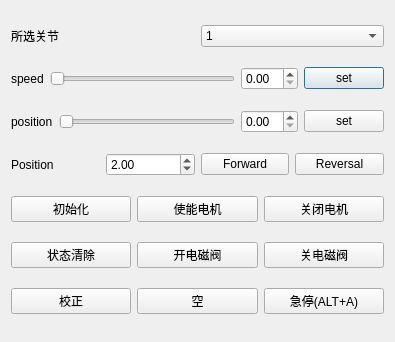
<?xml version="1.0" encoding="UTF-8"?>
<ui version="4.0">
 <class>SingleJointControl</class>
 <widget class="QDialog" name="SingleJointControl">
  <property name="geometry">
   <rect>
    <x>0</x>
    <y>0</y>
    <width>395</width>
    <height>342</height>
   </rect>
  </property>
  <property name="windowTitle">
   <string>Dialog</string>
  </property>
  <layout class="QVBoxLayout" name="verticalLayout">
   <item>
    <layout class="QHBoxLayout" name="horizontalLayout_2">
     <item>
      <widget class="QLabel" name="label">
       <property name="text">
        <string>所选关节</string>
       </property>
      </widget>
     </item>
     <item>
      <widget class="QComboBox" name="comboBox">
       <item>
        <property name="text">
         <string>1</string>
        </property>
       </item>
       <item>
        <property name="text">
         <string>2</string>
        </property>
       </item>
       <item>
        <property name="text">
         <string>3</string>
        </property>
       </item>
       <item>
        <property name="text">
         <string>4</string>
        </property>
       </item>
       <item>
        <property name="text">
         <string>5</string>
        </property>
       </item>
       <item>
        <property name="text">
         <string>6</string>
        </property>
       </item>
       <item>
        <property name="text">
         <string>7</string>
        </property>
       </item>
       <item>
        <property name="text">
         <string>8</string>
        </property>
       </item>
       <item>
        <property name="text">
         <string>9</string>
        </property>
       </item>
       <item>
        <property name="text">
         <string>10</string>
        </property>
       </item>
       <item>
        <property name="text">
         <string>11</string>
        </property>
       </item>
       <item>
        <property name="text">
         <string>12</string>
        </property>
       </item>
       <item>
        <property name="text">
         <string>13</string>
        </property>
       </item>
       <item>
        <property name="text">
         <string>14</string>
        </property>
       </item>
       <item>
        <property name="text">
         <string>15</string>
        </property>
       </item>
       <item>
        <property name="text">
         <string>16</string>
        </property>
       </item>
      </widget>
     </item>
    </layout>
   </item>
   <item>
    <layout class="QHBoxLayout" name="horizontalLayout_29">
     <item>
      <widget class="QLabel" name="speedLabel">
       <property name="sizePolicy">
        <sizepolicy hsizetype="Fixed" vsizetype="Preferred">
         <horstretch>0</horstretch>
         <verstretch>0</verstretch>
        </sizepolicy>
       </property>
       <property name="text">
        <string>speed</string>
       </property>
      </widget>
     </item>
     <item>
      <widget class="DoubleSlider" name="speedHorizontalSlider">
       <property name="sizePolicy">
        <sizepolicy hsizetype="Expanding" vsizetype="Fixed">
         <horstretch>0</horstretch>
         <verstretch>0</verstretch>
        </sizepolicy>
       </property>
       <property name="orientation">
        <enum>Qt::Horizontal</enum>
       </property>
      </widget>
     </item>
     <item>
      <widget class="QDoubleSpinBox" name="speedDoubleSpinBox">
       <property name="sizePolicy">
        <sizepolicy hsizetype="Fixed" vsizetype="Fixed">
         <horstretch>0</horstretch>
         <verstretch>0</verstretch>
        </sizepolicy>
       </property>
       <property name="toolTip">
        <string>The unit is rpm</string>
       </property>
       <property name="suffix">
        <string/>
       </property>
       <property name="singleStep">
        <double>0.010000000000000</double>
       </property>
       <property name="value">
        <double>0.000000000000000</double>
       </property>
      </widget>
     </item>
     <item>
      <widget class="QPushButton" name="speedSetButton">
       <property name="sizePolicy">
        <sizepolicy hsizetype="Fixed" vsizetype="Fixed">
         <horstretch>0</horstretch>
         <verstretch>0</verstretch>
        </sizepolicy>
       </property>
       <property name="text">
        <string>set</string>
       </property>
      </widget>
     </item>
    </layout>
   </item>
   <item>
    <layout class="QHBoxLayout" name="horizontalLayout_27">
     <item>
      <widget class="QLabel" name="positionLabel">
       <property name="sizePolicy">
        <sizepolicy hsizetype="Fixed" vsizetype="Preferred">
         <horstretch>0</horstretch>
         <verstretch>0</verstretch>
        </sizepolicy>
       </property>
       <property name="text">
        <string>position</string>
       </property>
      </widget>
     </item>
     <item>
      <widget class="DoubleSlider" name="positionHorizontalSlider">
       <property name="sizePolicy">
        <sizepolicy hsizetype="Expanding" vsizetype="Fixed">
         <horstretch>0</horstretch>
         <verstretch>0</verstretch>
        </sizepolicy>
       </property>
       <property name="orientation">
        <enum>Qt::Horizontal</enum>
       </property>
      </widget>
     </item>
     <item>
      <widget class="QDoubleSpinBox" name="positionDoubleSpinBox">
       <property name="sizePolicy">
        <sizepolicy hsizetype="Fixed" vsizetype="Fixed">
         <horstretch>0</horstretch>
         <verstretch>0</verstretch>
        </sizepolicy>
       </property>
       <property name="toolTip">
        <string>The unit is degree</string>
       </property>
       <property name="suffix">
        <string/>
       </property>
      </widget>
     </item>
     <item>
      <widget class="QPushButton" name="positionSetButton">
       <property name="sizePolicy">
        <sizepolicy hsizetype="Fixed" vsizetype="Fixed">
         <horstretch>0</horstretch>
         <verstretch>0</verstretch>
        </sizepolicy>
       </property>
       <property name="text">
        <string>set</string>
       </property>
      </widget>
     </item>
    </layout>
   </item>
   <item>
    <layout class="QHBoxLayout" name="horizontalLayout">
     <item>
      <widget class="QLabel" name="relativePosLabel">
       <property name="text">
        <string>Position</string>
       </property>
      </widget>
     </item>
     <item>
      <widget class="QDoubleSpinBox" name="relativePosDoubleSpinBox">
       <property name="value">
        <double>2.000000000000000</double>
       </property>
      </widget>
     </item>
     <item>
      <widget class="QPushButton" name="posForwardPushButton">
       <property name="text">
        <string>Forward</string>
       </property>
       <property name="icon">
        <iconset>
         <normaloff>:/images/navigate-up.ico</normaloff>:/images/navigate-up.ico</iconset>
       </property>
      </widget>
     </item>
     <item>
      <widget class="QPushButton" name="posReversalPushButton">
       <property name="text">
        <string>Reversal</string>
       </property>
       <property name="icon">
        <iconset>
         <normaloff>:/images/navigate-down.ico</normaloff>:/images/navigate-down.ico</iconset>
       </property>
      </widget>
     </item>
    </layout>
   </item>
   <item>
    <layout class="QHBoxLayout" name="horizontalLayout_3">
     <item>
      <widget class="QPushButton" name="initDriverPushButton">
       <property name="text">
        <string>初始化</string>
       </property>
      </widget>
     </item>
     <item>
      <widget class="QPushButton" name="MotorEnableButton">
       <property name="text">
        <string>使能电机</string>
       </property>
      </widget>
     </item>
     <item>
      <widget class="QPushButton" name="MotorDisableButton">
       <property name="text">
        <string>关闭电机</string>
       </property>
      </widget>
     </item>
    </layout>
   </item>
   <item>
    <layout class="QHBoxLayout" name="horizontalLayout_4">
     <item>
      <widget class="QPushButton" name="faultPushButton">
       <property name="text">
        <string>状态清除</string>
       </property>
      </widget>
     </item>
     <item>
      <widget class="QPushButton" name="OpenValvePushButton">
       <property name="text">
        <string>开电磁阀</string>
       </property>
      </widget>
     </item>
     <item>
      <widget class="QPushButton" name="CloseValvePushButton">
       <property name="text">
        <string>关电磁阀</string>
       </property>
      </widget>
     </item>
    </layout>
   </item>
   <item>
    <layout class="QHBoxLayout" name="horizontalLayout_5">
     <item>
      <widget class="QPushButton" name="caliPushButton">
       <property name="text">
        <string>校正</string>
       </property>
      </widget>
     </item>
     <item>
      <widget class="QPushButton" name="CloseValvePushButton_2">
       <property name="text">
        <string>空</string>
       </property>
      </widget>
     </item>
     <item>
      <widget class="QPushButton" name="emergencyStopPushButton">
       <property name="text">
        <string>急停(ALT+A)</string>
       </property>
      </widget>
     </item>
    </layout>
   </item>
  </layout>
 </widget>
 <customwidgets>
  <customwidget>
   <class>DoubleSlider</class>
   <extends>QSlider</extends>
   <header>doubleslider.h</header>
  </customwidget>
 </customwidgets>
 <resources/>
 <connections/>
</ui>
